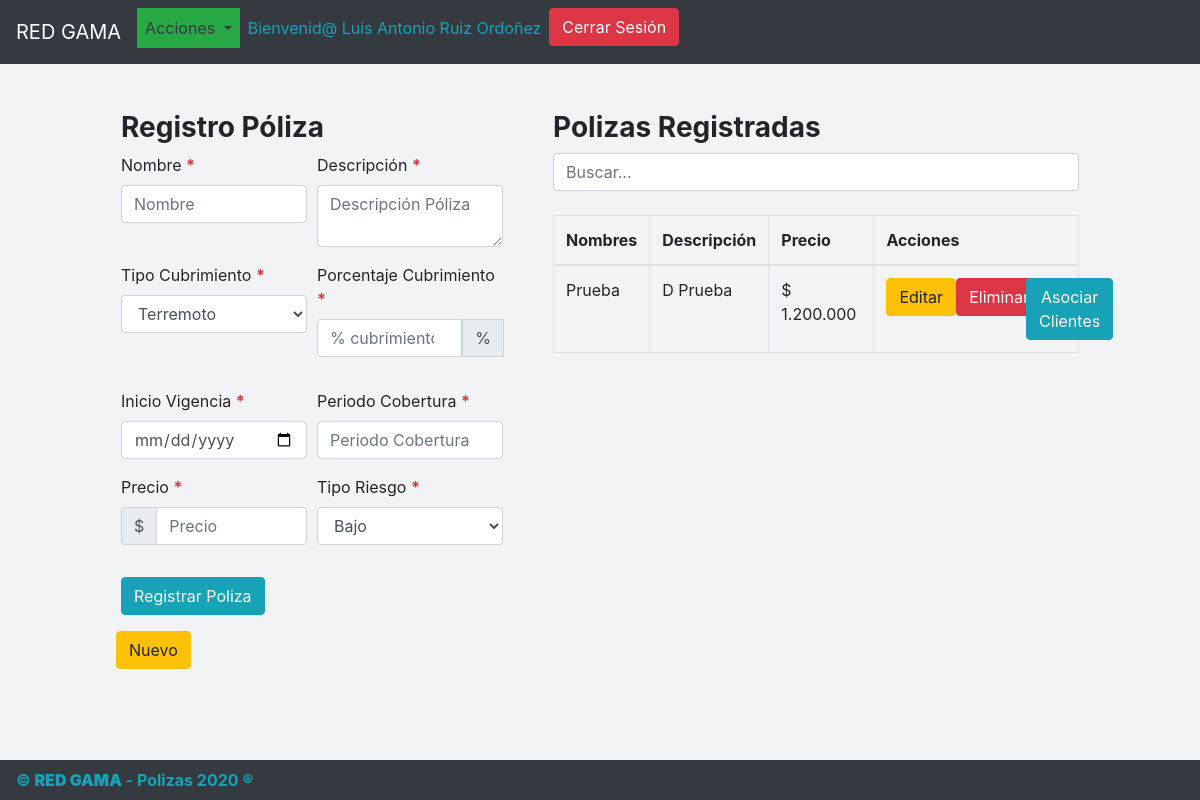
Page /polizas.php (signed in) on the committed database.
### tables this page shows
CREATE TABLE IF NOT EXISTS `usuarios` (
  `Id` int(11) NOT NULL AUTO_INCREMENT,
  `Nombres` varchar(50) NOT NULL,
  `Apellidos` varchar(50) NOT NULL,
  `Usuario` varchar(50) NOT NULL,
  `Clave` varchar(50) NOT NULL,
  `Estado` varchar(20) NOT NULL DEFAULT 'Activo',
  PRIMARY KEY (`Id`)
);

CREATE TABLE IF NOT EXISTS `polizas` (
  `Id` int(11) NOT NULL AUTO_INCREMENT,
  `Nombre` varchar(50) NOT NULL,
  `Descripcion` varchar(500) NOT NULL,
  `TipoCubrimiento` int(11) NOT NULL,
  `PorcentajeCubrimiento` int(11) NOT NULL,
  `InicioVigencia` date NOT NULL,
  `PeriodoCobertura` int(11) NOT NULL,
  `Precio` int(11) NOT NULL,
  `TipoRiesgo` int(11) NOT NULL,
  `CreadoEl` timestamp NOT NULL,
  `ActualizadoEl` timestamp NOT NULL,
  PRIMARY KEY (`Id`),
  KEY `TipoCubrimiento` (`TipoCubrimiento`),
  KEY `TipoRiesgo` (`TipoRiesgo`)
);

### controladores/session.php (called while the page is built, shortened)
<?php
include("conexion.php");
if (isset($_SESSION['login_user_sys'])) {
	$user_check=$_SESSION['login_user_sys'];
	$ses_sql=mysqli_query($conn, "select Nombres, Apellidos, Usuario from usuarios where Usuario='$user_check'");
	$row = mysqli_fetch_assoc($ses_sql);
	$nombres=$row['Nombres'];
	$apellidos=$row['Apellidos'];
}else{
	session_destroy();
	header("Location: index.php");
}
?>

### formularios/RegistroPolizas.php (the view, shortened to what this page needs)
<div class="panel panel-info" name="Formulario" id="Formulario">
    <div class="panel-heading">
        <h3 class="panel-title">
            <strong>
                Registro Póliza
            </strong>
        </h3>
    </div>
    <div class="panel-body panel-info">
        <form action="controladores/crud.php" method="POST" onsubmit="return checkSubmit();">
            <div class="form-row">
                <div class="form-group col-md-6">
                    <label>Nombre <b class="text-danger">*</b></label>
                    <input type="text" class="form-control" name="Nombre" required autofocus maxlength="50" placeholder="Nombre" value="<?php
                                if(isset($nombrep)){
                                echo utf8_encode($nombrep);
                            }?>">
                </div>
                <div class="form-group col-md-6">
                    <label>Descripción <b class="text-danger">*</b></label>
                    <textarea class="form-control" name="Descripcion" required maxlength="500" placeholder="Descripción Póliza"><?php
                                if(isset($descripcionp)){
                                echo utf8_encode($descripcionp);
                            }?></textarea>
                </div>
                <div class="form-group col-md-6">
                    <label>Tipo Cubrimiento <b class="text-danger">*</b></label>
                    <select class="form-control" name="TipoCubrimiento" required>
                        <?php
                            $sql = $conn->prepare("SELECT * FROM tipocumbrimiento");
                            if($sql->execute()){
                                $g_result = $sql->get_result();
                            }
                            while($row = $g_result->fetch_array()){
                        ?><option class="form-control" value = <?php echo $row['Id'];
                        if (isset($tipocubrimientop)) {
                            if ($row['Id']==$tipocubrimientop) {
                                echo ' selected';
                            }
                        }
                                    ?>> <?php echo utf8_encode($row['Nombre'])?></option>
                            <?php
                                    }
                                    ?>
                    </select>
                </div>
                <div class="form-group col-md-6">
                    <label>Porcentaje Cubrimiento <b class="text-danger">*</b></label>
                    <div class="input-group mb-3">
                        <input type="number" id="porcentajecubrimiento" name="porcentajecubrimiento" class="form-control" required placeholder="% cubrimiento" min="1" maxlength="3" value="<?php
                                if(isset($porcentajecubrimientop)){
                                echo utf8_encode($porcentajecubrimientop);
                            }?>" max="<?php
                                if(isset($tiporiesgop) AND $tiporiesgop==4){
                                echo 50;
                            }else{echo 100;}?>">
                        <div class="input-group-prepend">
                            <span class="input-group-text" id="basic-addon1">%</span>
                        </div>
                    </div>
                </div>
                <div class="form-group col-md-6">
                    <label>Inicio Vigencia <b class="text-danger">*</b></label>
                    <input type="date" name="iniciovigencia" class="form-control" required min="<?php $hoy = getdate(); echo $hoy['year'].'-'.$hoy['mon'].'-'.$hoy['mday'];?>" value="<?php
                                if(isset($iniciovigenciap)){
                                echo utf8_encode($iniciovigenciap);
                            }?>" <?php
                                if(isset($iniciovigenciap)){
                                echo 'disabled';
                            }?>>
                </div>
                <div class="form-group col-md-6">
                    <label>Periodo Cobertura <b class="text-danger">*</b></label>
                    <input type="number" name="periodocobertura" class="form-control" required placeholder="Periodo Cobertura (meses)" min="1" maxlength="2" value="<?php
                                if(isset($periodocoberturap)){
                                echo utf8_encode($periodocoberturap);
                            }?>">
                </div>
                <div class="form-group col-md-6">
                    <label>Precio <b class="text-danger">*</b></label>
                    <div class="input-group mb-3">
                        <div class="input-group-prepend">
                            <span class="input-group-text" id="basic-addon1">$</span>
                        </div>
                        <input type="number" name="precio" class="form-control" required placeholder="Precio" min="1" value="<?php
                                if(isset($preciop)){
                                echo utf8_encode($preciop);
                            }?>">
                    </div>
                </div>
                <div class="form-group col-md-6">
                    <label>Tipo Riesgo <b class="text-danger">*</b></label>
                    <select class="form-control" name="TipoRiesgo" id="TipoRiesgo" required onchange="cambioriesgo();">
                        <?php
                            $sql = $conn->prepare("SELECT * FROM tiposriesgo");
                            if($sql->execute()){
                                $g_result = $sql->get_result();
                            }
                            while($row = $g_result->fetch_array()){
                        ?><option class="form-control" value = <?php echo $row['Id'];
                        if (isset($tiporiesgop)) {
                            if ($row['Id']==$tiporiesgop) {
                                echo ' selected';
                            }
                        }
                                    ?>> <?php echo utf8_encode($row['Nombre'])?></option>
                            <?php
                                    }
                                    ?>
                    </select>
                </div>
                <div class="form-group col-md-12">
                    <input type="submit" id="accion" name="accion" class="btn btn-info" value="<?php echo isset($idpoliza)?'Actualizar Poliza':'Registrar Poliza'; ?>">
                </div>
                <a href="" class="btn btn-warning">Nuevo</a>
            </div>
        </form>
    </div>
</div>

### menu.php (shortened to what this page needs)
<nav class="navbar navbar-expand-sm bg-dark navbar-dark fixed-top">
    <a class="navbar-brand">RED GAMA</a>
    <div class="collapse navbar-collapse" id="navbarSupportedContent">
        <ul class="navbar-nav mr-auto">
            <?php
                if (isset($_SESSION['login_user_sys'])) {
                    echo '
                        <li class="nav-item dropdown">
                            <a class="nav-link dropdown-toggle btn-success text-dark" href="#" id="navbarDropdown" role="button" data-toggle="dropdown" aria-haspopup="true" aria-expanded="false">
                              Acciones
                            </a>
                            <div class="dropdown-menu" aria-labelledby="navbarDropdown">
                              <a class="dropdown-item" href="polizas.php">P&oacute;lizas</a>
                              <div class="dropdown-divider"></div>
                              <a class="dropdown-item" href="clientes.php">Clientes</a>
                            </div>
                        </li>
                        <li>
                            <label class="text-info nav-link">
                                Bienvenid@ '.utf8_encode($nombres).' '.utf8_encode($apellidos).'</b>
                            </label>
                        </li>
                        <li>
                            <a href="controladores/logout.php" class="btn btn-danger float-right">
                                Cerrar Sesi&oacute;n
                            </a>
                        </li>
                    ';
                }
            ?>
        </ul>
    </div>
</nav>

### formularios/ListadoPolizas.php
<h3 class="panel-title">
<strong>
Polizas Registradas
</strong>
</h3>
<input class="form-control" id="myInput" type="text" placeholder="Buscar...">
<br>
<table class="table table-bordered table-hover">
  <thead>
    <tr>
      <th>Nombres</th>
      <th>Descripción</th>
      <th>Precio</th>
      <th>Acciones</th>
    </tr>
  </thead>
  <tbody id="myTable">
    <?php
      $sql = $conn->prepare("SELECT * FROM polizas ORDER BY CreadoEl");
      if($sql->execute()){
        $g_result = $sql->get_result();
      }
      if($sql){
        while($row = $g_result->fetch_array()){
          echo "<tr>";
          echo "<td>".utf8_encode($row['Nombre'])."</td>";
          echo "<td>".utf8_encode($row['Descripcion'])."</td>";
          echo "<td>$ ".number_format(round($row['Precio']), 0, ",", ".")."</td>";
          echo "<td>
              <div class='row'>
              <div class='col-sm-4'>
              <form action='polizas.php' method='post' class='d-inline'>
                <button type='submit' class='btn btn-warning' title='Editar'>
                  Editar
                </button>
                <input type='hidden' name='idpoliza' value='".$row['Id']."'>
              </form>
              </div>
              <div class='col-sm-4'>
              <form action='controladores/crud.php' method='post' onsubmit='return eliminar()' class='d-inline'>
                <button type='submit' class='btn btn-danger' title='Eliminar'>
                  Eliminar
                </button>
                <input type='hidden' name='idpoliza' value='".$row['Id']."'>
                <input type='hidden' name='accion' value='EliminarPoliza'>
              </form>
              </div>
              <div class='col-sm-4'>
              <form action='polizasclientes.php' method='post' class='d-inline'>
                <button type='submit' class='btn btn-info' title='Asociar'>
                  Asociar Clientes
                </button>
                <input type='hidden' name='idpoliza' value='".$row['Id']."'>
              </form>
              </div>
              </div>
            </td>";
          echo "</tr>";
        }
      }
    ?>
  </tbody>
</table>

### head.php (style rules this page uses)
body { margin-left: 10%; margin-top: 5%; margin-right: 10%; background-color: #F2F3F4; padding-top: 50px; padding-bottom: 50px; }

### rows in the picture
usuarios: Nombres "Luis Antonio", Apellidos "Ruiz Ordoñez"
polizas: Nombre "Prueba", Descripcion "D Prueba", Precio "1.200.000"

### other values in the picture
form field TipoCubrimiento "Terremoto"
form field TipoRiesgo "Bajo"
